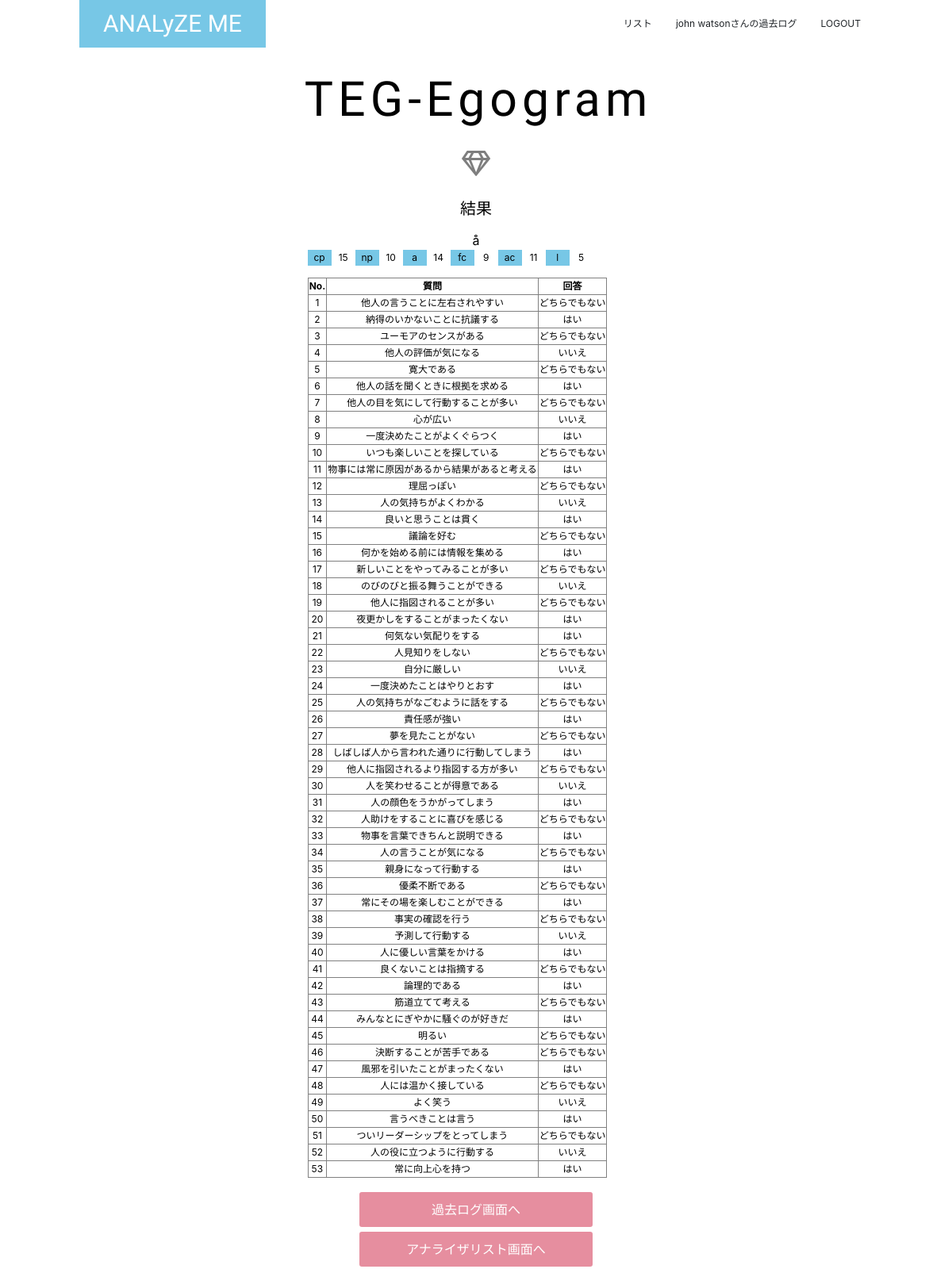
Page /result/teg/resultNo1/ (signed in) on the committed database.
### analyze_me/models/user.py (models this page shows, shortened)
class User(UserMixin, db.Model):
    __tablename__ = 'user'
    id = db.Column(db.Integer, primary_key=True)
    user_id = db.Column(db.String(50), unique=True)
    name = db.Column(db.String(30))
    password = db.Column(db.String(20), unique=True)
    created_at = db.Column(db.DateTime)
    fu_results = relationship('FU_results')
    eq_results = relationship('EQ_results')
    ces_results = relationship('CES_results')
    pom_results = relationship('POM_results')
    teg_results = relationship('TEG_results')

### analyze_me/models/results.py (models this page shows, shortened)
class TEG_results(db.Model):
    __tablename__ = 'teg_results'
    id = db.Column(db.Integer, primary_key=True, nullable=False)
    answers = db.Column(db.PickleType, nullable=True)
    a_sum = db.Column(db.PickleType, nullable=True)
    created_at = db.Column(db.DateTime)
    user_id = db.Column(db.Integer, db.ForeignKey('user.id', onupdate='CASCADE', ondelete='CASCADE'), nullable=False)

### analyze_me/views/views.py (the view)
@views.route('/result/<ex_id>/resultNo<result_id>/', methods=['GET'])
@login_required
def result(ex_id, result_id):
    ana = analyzer_service.setting_analyzer(ex_id)
    result = analyzer_service.find_one(ex_id, result_id)
    if ex_id == 'pom' or ex_id == 'teg':
        return render_template('logs/result_graph.html', \
                               ex_id=ex_id, ana=ana, result=result)
    else:
        return render_template('logs/result.html', \
                                ex_id=ex_id, ana=ana, result=result)

### analyze_me/__init__.py (called while the page is built)
@login_manager.user_loader
def load_user(user_id):
    return User.query.get(int(user_id))

### analyze_me/services/analyzer_service.py (called while the page is built)
def setting_analyzer(ex_id):
    if not ex_id:
        raise Exception
    elif ex_id == "fu":
        return FU()
    elif ex_id == "eq":
        return EQ()
    elif ex_id == 'ces':
        return CES_D()
    elif ex_id == 'pom':
        return POMS()
    elif ex_id == 'teg':
        return TEG()
    print("EX_ID:{}".format(ex_id))

def find_one(ex_id, result_id):
    if not result_id:
        raise Exception
    elif ex_id == "fu":
        return FU_results.query.filter_by(id=result_id).first()
    elif ex_id == "eq":
        return EQ_results.query.filter_by(id=result_id).first()
    elif ex_id == "ces":
        return CES_results.query.filter_by(id=result_id).first()
    elif ex_id == "pom":
        return POM_results.query.filter_by(id=result_id).first()
    elif ex_id == "teg":
        return TEG_results.query.filter_by(id=result_id).first()

### analyze_me/templates/logs/result_graph.html
{% extends "layout.html" %}
{% block body %}
<section class="resB">
    <div class="con">
        <h2>{{ ana.name }}</h2>
        <p class="symbol"><span class="far fa-gem"></span></p>
        <h5>結果</h5>
        <table class="tabA">
            <tr>
                {% for f in range(0, result.a_sum|length) %}
                    <td class="tdA">{{ ana.fac[f] }}</td>
                    <td>{{ result.a_sum[f] }}</td>
                {% endfor %}å
            </tr>
        </table>
        <table class="tabB" border="1">
            <tr>
                <th>No.</th>
                <th>質問</th>
                <th>回答</th>
            </tr>
            {% for que in range(0, ana.queries|length) %}
            <tr>
                <td>{{ que+1 }}</td>
                <td>{{ ana.queries[que] }}</td>
                <td>{{ result.answers[que] }}</td>
            </tr>
            {% endfor %}
        </table>
        <a href="{{ url_for('views.show_logs') }}">過去ログ画面へ</a>
        <br>
        <a href="{{ url_for('analyzes.analyzer_list') }}">アナライザリスト画面へ</a>
    </div>
</section>
{% endblock %}

### analyze_me/templates/layout.html (shortened to what this page needs)
<!DOCTYPE html>
<html lang="ja">
<head>
    {% block head %}
    <link rel="stylesheet" href="{{ url_for('static', filename='style.css')}}">
    <link rel="stylesheet" href="https://stackpath.bootstrapcdn.com/bootstrap/4.5.0/css/bootstrap.min.css">
    <link rel="stylesheet" href="https://use.fontawesome.com/releases/v5.15.1/css/all.css">
    {% endblock %}
</head>
<body>
<div>
    <header>
        <nav class="conH">
            <div class="conH-small">
                <a class="headA" href="{{ url_for('views.index') }}">ANALyZE ME</a>
            </div>
            <div class="headB">
                <ul>
                    <li>
                        <a href="{{ url_for('analyzes.analyzer_list') }}">リスト</a>
                    </li>
                    {% if not current_user.is_authenticated %}
                    <li>
                        <a href="{{ url_for('auth.login') }}">LOGIN</a>
                    </li>
                    {% else %}
                    <li>
                        <a href="{{ url_for('views.show_logs') }}"><span>{{ current_user.name }}さんの</span>過去ログ</a>
                    </li>
                    <li>
                        <a href="{{ url_for('auth.logout') }}">LOGOUT</a>
                    </li>
                    {% endif %}
                </ul>
            </div>
        </nav>
    </header>
    {% block body %}{% endblock %}
</div>
</body>
</html>

### analyze_me/static/style.css (style rules this page uses)
:root { --main-color: #77C7E6; --accent-color: #E68E9F; --dark-color: #3A7E99; --opposite-color: #9AE665; --text-bright-color: #fff; --text-dark-color: #000; --gray-color: #ddd; --large-width: 1000px; --middle-width: 900px; }
@media (min-width: 800px) { :root { font-size: 16px; } }
body { margin: 0; font-family: 'メイリオ', 'Hiragino Kaku Gothic Pro', 'sans-serif'; }
.resB { display: flex; align-items: start; justify-content: center; height: 100vh; min-height: 450px; width: 100vw; min-width: 400px; color: #000; color: var(--text-dark-color); text-align: center; margin-left: auto; margin-right: auto; }
.resB .con { margin-top: 60px; max-width: 900px; max-width: var(--middle-width); margin-left: auto; margin-right: auto; }
.resB h2 { margin: 30px 0 0; font-family: 'Big Shoulders Stencil Display', cursive; font-size: 3.8rem; letter-spacing: 0.1em; margin-left: 0.1em; }
.resB h5 { margin: 0 0 1rem; font-size: 1.25rem; }
.resB .symbol { margin: 1.25rem; padding: 0; border: none; outline: none; background: none; font-size: 2rem; opacity: 0.5; }
.resB p { margin: 0 0 30px; }
.resB .tabA, .resB .tabB { margin:0 10px 15px; font-size: 12px; }
.resB .tabA td { width: 30px; }
.resB .tabA .tdA { background-color: #77C7E6; background-color: var(--main-color); }
.resB table tr { margin: 1px 1px; }
.resB a { display: inline-block; padding: 10px; width: 300px; border: solid 3px currentColor; border-radius: 6px; background-color: #E68E9F; background-color: var(--accent-color); color: #fff; color: var(--text-bright-color); text-decoration: none; }
header { position: absolute; top: 0; left: 0; z-index: 100; width: 100%; background-color: rgba(255,255,255,0.5); }
.headA { display: inline-block; line-height: 60px; padding-left: 30px; padding-right: 30px; background-color: #77C7E6; background-color: var(--main-color); color: #fff; color: var(--text-bright-color); font-family: 'Big Shoulders Stencil Display', cursive; font-size: 30px; text-decoration: none; }
.headB ul { margin: 0; padding: 0; list-style: none; }
.headB a { display: block; padding: 15px; color: inherit; font-size: 12px; text-decoration: none; }
@media (min-width: 768px) { header .conH { display: flex; align-items: center; justify-content: space-between; max-width: 1000px; max-width: var(--large-width); margin-left: auto; margin-right: auto; } }
@media (min-width: 768px) { .headB ul { display: flex; } }
@media (min-width: 768px) { .headB { display: block !important; } }

### rows in the picture
User: name "john watson"
TEG_results: a_sum "15" "10" "14" "9" "11" "5", answers "どちらでもない" "はい" "どちらでもない" "いいえ" "どちらでもない" "はい" "どちらでもない" "いいえ" "はい" "どちらでもない" "はい" "どちらでもない" "いいえ" "はい" "どちらでもない" "はい" "どちらでもない" "いいえ" "どちらでもない" "はい" "はい" "どちらでもない" "いいえ" "はい" "どちらでもない" "はい" "どちらでもない" "はい" "どちらでもない" "いいえ" "はい" "どちらでもない" "はい" "どちらでもない" "はい" "どちらでもない" "はい" "どちらでもない" "いいえ" "はい" "どちらでもない" "はい" "どちらでもない" "はい" "どちらでもない" "どちらでもない" "はい" "どちらでもない" "いいえ" "はい" "どちらでもない" "いいえ" "はい"

### other values in the picture
{{ ana.name }} "TEG-Egogram"
{{ ana.fac[f] }} "cp" "np" "a" "fc" "ac" "l"
{{ que+1 }} "1" "2" "3" "4" "5" "6" "7" "8" "9" "10" "11" "12" "13" "14" "15" "16" "17" "18" "19" "20" "21" "22" "23" "24" "25" "26" "27" "28" "29" "30" "31" "32" "33" "34" "35" "36" "37" "38" "39" "40" "41" "42" "43" "44" "45" "46" "47" "48" "49" "50" "51" "52" "53"
{{ ana.queries[que] }} "他人の言うことに左右されやすい" "納得のいかないことに抗議する" "ユーモアのセンスがある" "他人の評価が気になる" "寛大である" "他人の話を聞くときに根拠を求める" "他人の目を気にして行動することが多い" "心が広い" "一度決めたことがよくぐらつく" "いつも楽しいことを探している" "物事には常に原因があるから結果があると考える" "理屈っぽい" "人の気持ちがよくわかる" "良いと思うことは貫く" "議論を好む" "何かを始める前には情報を集める" "新しいことをやってみることが多い" "のびのびと振る舞うことができる" "他人に指図されることが多い" "夜更かしをすることがまったくない" "何気ない気配りをする" "人見知りをしない" "自分に厳しい" "一度決めたことはやりとおす" "人の気持ちがなごむように話をする" "責任感が強い" "夢を見たことがない" "しばしば人から言われた通りに行動してしまう" "他人に指図されるより指図する方が多い" "人を笑わせることが得意である" "人の顔色をうかがってしまう" "人助けをすることに喜びを感じる" "物事を言葉できちんと説明できる" "人の言うことが気になる" "親身になって行動する" "優柔不断である" "常にその場を楽しむことができる" "事実の確認を行う" "予測して行動する" "人に優しい言葉をかける" "良くないことは指摘する" "論理的である" "筋道立てて考える" "みんなとにぎやかに騒ぐのが好きだ" "明るい" "決断することが苦手である" "風邪を引いたことがまったくない" "人には温かく接している" "よく笑う" "言うべきことは言う" "ついリーダーシップをとってしまう" "人の役に立つように行動する" "常に向上心を持つ"
